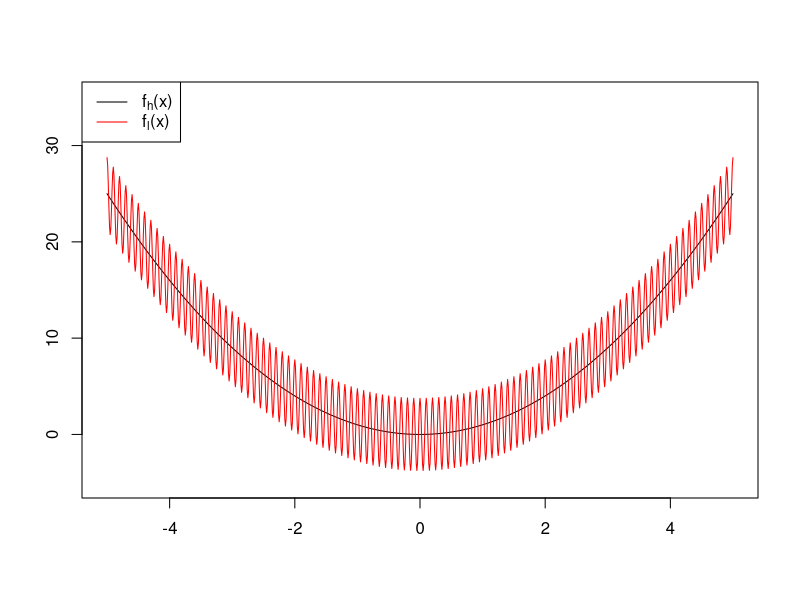
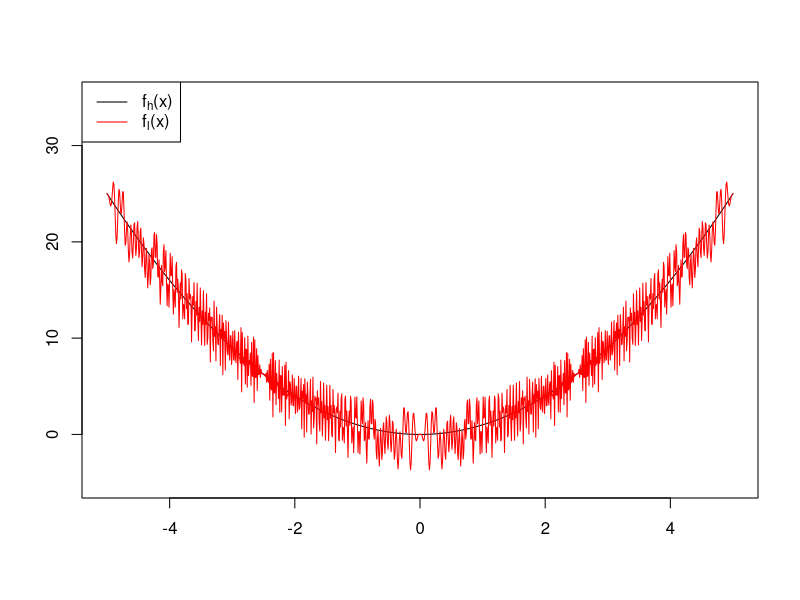
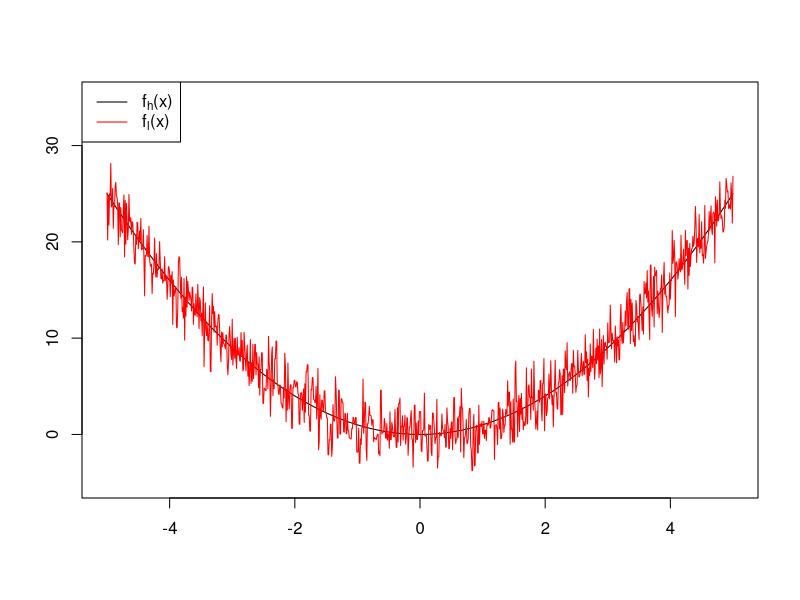
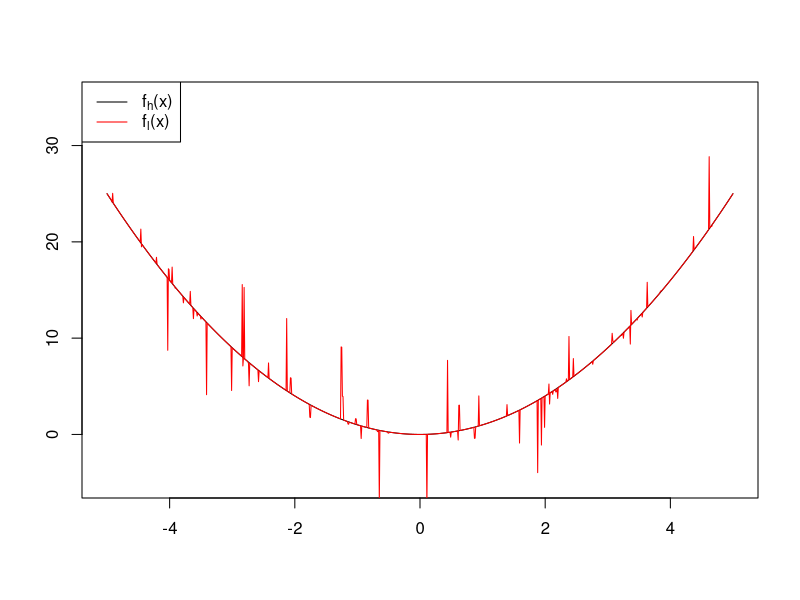
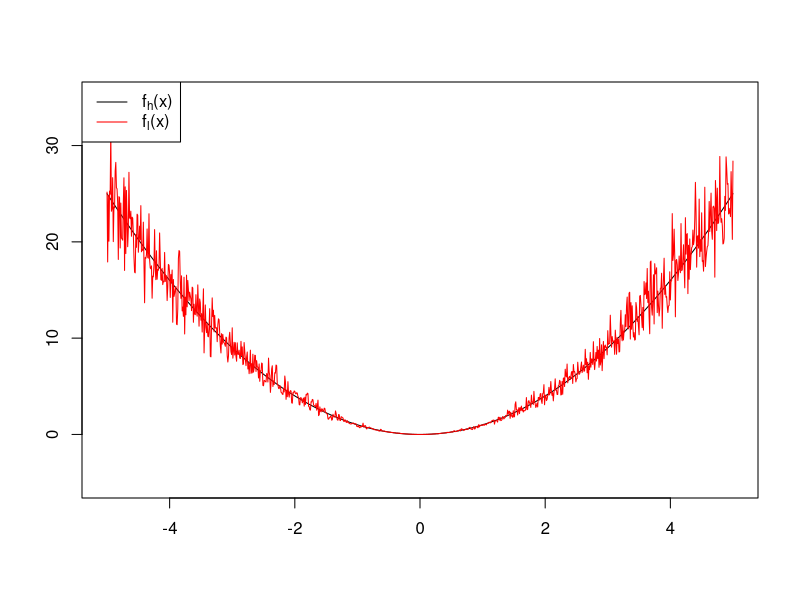
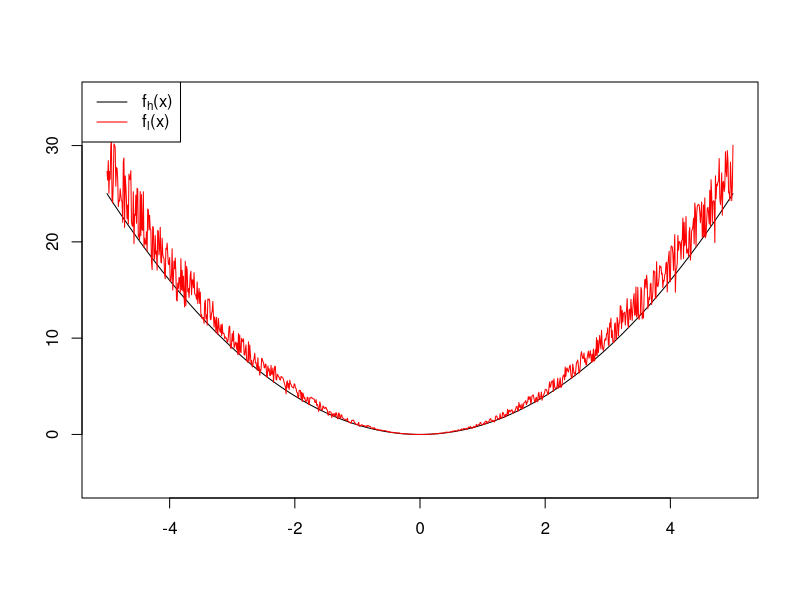
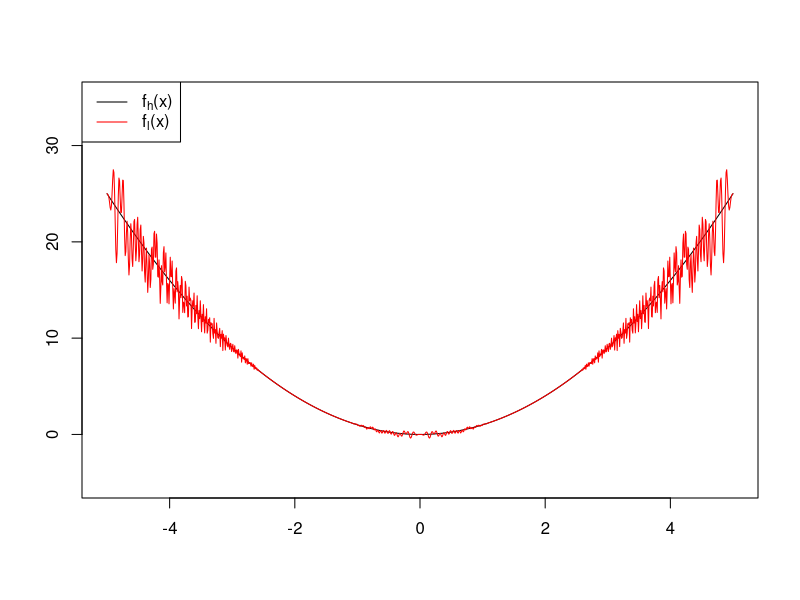
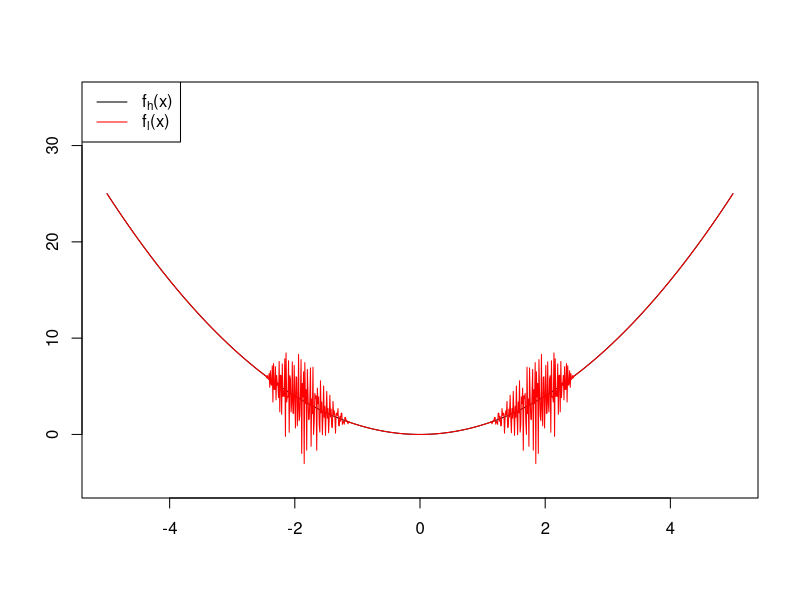

R code for these plots, in order:
globalCorrelation <- function(functionName, start, end){
  highVals <- evaluateMany(functionName, FALSE, start, end, 0.01)
  lowVals <- evaluateMany(functionName, TRUE, start, end, 0.01)
  highMean <- mean(highVals)
  highVar <- var(highVals)
  lowMean <- mean(lowVals)
  lowVar <- var(lowVals)
  sum <- 0
  for(i in length(seq(start, end, 0.01))){
    sum <- sum + (highVals[[i]] - highMean) * (lowVals[[i]] - lowMean)
  }
  print(cor(highVals, lowVals))
}

plotFunction <- function(outputFilename, functionName, start = 0, end = 1, interval = 0.1, aVals = c()){
  mult <- 0.5
  if(length(aVals) == 0){
    png(paste0("../data/plottedFunctions/", outputFilename, ".png"), width = mult*682, height =  mult*682)
    highVals <- evaluateMany(functionName, FALSE, start, end, interval)
    lowVals <- evaluateMany(functionName, TRUE, start, end, interval)
    plot(c(), c(),
         col = "black",
         type = "p",
         ylab = "",
         xlab = "",
         #ylim = c(min(c(highVals, lowVals)), max(c(highVals, lowVals))),
         ylim = c(-5, 35),
         xlim = c(start, end),
         # xaxt = "n",
         pch = 20)
    
    lines(seq(start, end, interval), highVals, col = "black")
    lines(seq(start, end, interval), lowVals, col = "red")
    
    legend("topleft", legend = c(expression("f"["h"]*"(x)"), expression("f"["l"]*"(x)")), col = c("black", "red"), lty = 1)
    out <- dev.off()
    
  }else{
    
    allVals <- evaluateMany(functionName, FALSE, start, end, interval)
    for(a in aVals){allVals <- c(allVals, evaluateMany(functionName, TRUE, start, end, interval, a))}
    for(a in aVals){
      highVals <- evaluateMany(functionName, FALSE, start, end, interval)
      lowVals <- evaluateMany(functionName, TRUE, start, end, interval, a)
      png(paste0("../data/plottedFunctions/", outputFilename, "a", a, ".png"), width =  mult*682, height =  mult*682)
      plot(c(), c(),
           col = "black",
           type = "p",
           ylab = "",
           xlab = "",
           ylim = c(min(allVals), max(allVals)),
           xlim = c(start, end),
           # xaxt = "n",
           pch = 20)
      lines(seq(start, end, interval), highVals, col = "black")
      lines(seq(start, end, interval), lowVals, col = "red")

      legend("topleft", legend = c("fHigh(x)", "fLow(x)"), pch = 1, col = c("black", "red"))
      out <- dev.off()
    }
    png(paste0("../data/plottedFunctions/", outputFilename, ".png"), width =  mult*682, height =  mult*682)
    allVals <- evaluateMany(functionName, FALSE, start, end, interval)
    for(a in aVals){allVals <- c(allVals, evaluateMany(functionName, TRUE, start, end, interval, a))}
    plot(c(), c(),
         col = "black",
         type = "p",
         ylab = "",
         xlab = "",
         ylim = c(min(allVals), max(allVals)),
         xlim = c(start, end),
         # xaxt = "n",
         pch = 20)
    lines(seq(start, end, interval), evaluateMany(functionName, FALSE, start, end, interval), col = "black")
    cols <- c("black")
    legs <- c("fHigh(x)")
    allCols <- c("red", "orange", "blue", "green")
    for(i in 1:length(aVals)){
      lines(seq(start, end, interval), evaluateMany(functionName, TRUE, start, end, interval, aVals[[i]]), col = allCols[[i]])
      cols <- c(cols, allCols[[i]])
      legs <- c(legs, paste0("fLowA=", aVals[[i]]))
    }
    legend("topleft", legend = legs, pch = 1, col = cols)
    out <- dev.off()
  }
}

evaluateMany <- function(functionName, low, start, end, interval, aVal = -1){
  vals <- c()
  for(x in seq(start, end, interval)){
    if(aVal == -1){vals <- c(vals, functionName(x, low))}
    else{vals <- c(vals, functionName(x, low, aVal))}
  }
  return(vals)
}

LiuPedagogicalFunction <- function(x, low = FALSE){
  if(low){return(LiuPedagogicalFunction(x) + (x^3 - 0.5) * sin(3 * x - 0.5) + 4 * cos(2 * x))}
  return(5 * x^2 * sin(12 * x))
}

ShiGramacyLeeFunction <- function(x, low = FALSE){
  if(low){return(sin(10 * pi * x) / x + 2.0 * (x - 1)^4.0)}
  return(sin(10 * pi * x) / (2.0 * x) + (x - 1)^4.0)
}

ShiCurrinSinFunction <- function(x, low = FALSE){
  if(low){return(sin(2 * pi * (x - 0.1)))}
  return(sin(2 * pi * (x - 0.1)) + x^2)
}

ShiHolsclawFunction <- function(x, low = FALSE){
  if(low){return((x * sin(x) + x) / 10.0)}
  return(x * sin(x) / 10.0)
}

ShiSantnerFunction <- function(x, low = FALSE){
  if(low){return(exp(-1.4 * x) * cos(3.5 * pi * x) + 0.75 * x^2)}
  return(exp(-1.4 * x) * cos(3.5 * pi * x))
}

SongToalForretalFunction <- function(x, low = FALSE, a = 0.225){
  if(low){return((1 - a * a - 2 * a) * SongToalForretalFunction(x) + 10 * (x - 0.5) - 5)}
  return((6 * x - 2)^2 * sin(12 * x - 4))
}





addSimpleNoise <- function(value, amplitude = 0.15, freq = 10){
  return(amplitude * cos(freq * 2 * pi * value))
}

addComplexNoise <- function(value, amplitude = 0.15, freq = 10){
  return(amplitude * cos(freq * 2 * pi * value) * sin(freq * 2 * pi * value * value))
}

addGaussWhiteNoise <- function(amplitude = 0.15, seed = 1){
  set.seed(seed)
  return(amplitude * rnorm(1)/2)
}

addCauchyNoise <- function(prob = 0.048 + 0.15 * 0.15 / 0.99, amplitude = 0.15, seed = 1){
  set.seed(seed)
  calc <- rnorm(1) / (abs(rnorm(1)) + 1e-199)
  num <- runif(1)
  if(calc > 8){calc <- 8.0}
  if(calc < -8){calc <- -8.0}
  if(num < prob){
    return(amplitude * calc / 4);
  }else{
    return(0.0);
  }
}

addGaussNoise <- function(amplitude = 0.15, seed = 1){
  set.seed(seed)
  return(exp(log(1 + 2 * amplitude) * rnorm(1) / 2))
}

addUniformNoise <- function(value, amplitude = 0.15, seed = 1){
  set.seed(seed)
  
  newAlpha <- log(1 + 2*amplitude)/(log(2 * 10^9 / 25)*(log(0.99) + 0.99 * 0.49))
  
  alpha <- newAlpha * (0.49)
  
  return(runif(1)^newAlpha * max(1.0, (10^9 / (value + 1e-99))^(alpha * runif(1))))
}


COCOfunctionOneSimpleNoise <- function(x, low = FALSE){
  if(low){return(COCOfunctionOneSimpleNoise(x) + addSimpleNoise(x + 5) * 25)}
  return(x^2)
}

COCOfunctionOneComplexNoise <- function(x, low = FALSE){
  if(low){return(COCOfunctionOneComplexNoise(x) + addComplexNoise(x + 5) * 25)}
  return(x^2)
}

COCOfunctionOneWhiteNoise <- function(x, low = FALSE){
  if(low){return(COCOfunctionOneWhiteNoise(x) + addGaussWhiteNoise(seed = x * 100) * 25)}
  return(x^2)
}

COCOfunctionOneCauchyNoise <- function(x, low = FALSE){
  if(low){return(COCOfunctionOneCauchyNoise(x) + addCauchyNoise(seed = x * 100) * 25)}
  return(x^2)
}

COCOfunctionOneGaussNoise <- function(x, low = FALSE){
  if(low){return(COCOfunctionOneGaussNoise(x) * addGaussNoise(seed = x * 100))}
  return(x^2)
}

COCOfunctionOneUniformNoise <- function(x, low = FALSE){
  if(low){return(COCOfunctionOneUniformNoise(x) * addUniformNoise(COCOfunctionOneUniformNoise(x), seed = x * 100))}
  return(x^2)
}




COCOfunctionOneWhiteNoiseHeightBased <- function(x, low = FALSE){
  if(low){
    # Work out distance to height
    val <- x^2
    dist <- abs(val - 4.3)
    rad <- max(0, (1-dist / 3))
    
    mult <- max(0, 1 - (1 - abs((val)/ 25 - 0.15))/(1-0.1))
    
    #return(COCOfunctionOneWhiteNoiseHeightBased(x) + mult * addGaussWhiteNoise(amplitude = 0.3, seed = x * 100)*25)
    return(COCOfunctionOneWhiteNoiseHeightBased(x) + mult * addComplexNoise(x + 5, amplitude = 0.3) * 25)
  }
  return(x^2)
}

COCOfunctionOneWhiteNoiseHeightBasedReversed <- function(x, low = FALSE){
  if(low){
    # Work out distance to height
    val <- x^2
    dist <- abs(val - 4.3)
    rad <- max(0, (dist - 3) / 3)
    mult <- rad/3
    
    mult <- max(0, 1 - abs(val/25 - 0.15)/0.1)
      
    #return(COCOfunctionOneWhiteNoiseHeightBasedReversed(x) + mult * addGaussWhiteNoise(amplitude = 0.3, seed = x * 100)*25)
    return(COCOfunctionOneWhiteNoiseHeightBasedReversed(x) + mult * addComplexNoise(x + 5, amplitude = 0.3) * 25)
  }
  return(x^2)
}

COCOfunctionOneWhiteNoiseCentreBased <- function(x, low = FALSE){
  if(low){
    # Work out distance to height
    val <- x^2
    dist <- min(abs(x - (-2.5)), abs(x - 4.1))
    
    mult <- max(0, 1 - (1 - dist/10) / (1-0.1))
    
    #return(COCOfunctionOneWhiteNoiseCentreBased(x) + mult * addGaussWhiteNoise(amplitude = 0.3,seed = x * 100)*25)
    return(COCOfunctionOneWhiteNoiseCentreBased(x) + mult * addComplexNoise(x + 5, amplitude = 0.3) * 25)
  }
  return(x^2)
}

COCOfunctionOneWhiteNoiseCentreBasedReverse <- function(x, low = FALSE){
  if(low){
    # Work out distance to height
    val <- x^2
    dist <- min(abs(x - (-2.5)), abs(x - 4.1))
    
    mult <- max(0, 1 - dist / (0.1 * 10))
    
    #return(COCOfunctionOneWhiteNoiseCentreBasedReverse(x) + mult * addGaussWhiteNoise(amplitude = 0.3, seed = x * 100)*25)
    return(COCOfunctionOneWhiteNoiseCentreBasedReverse(x) + mult * addComplexNoise(x + 5, amplitude = 0.3) * 25)
  }
  return(x^2)
}


#plotFunction("liuPedagogical", LiuPedagogicalFunction, 0, 1, 0.01)
#plotFunction("ShiGramacyLee", ShiGramacyLeeFunction, 0.01, 1, 0.01)
#plotFunction("ShiCurrinSin", ShiCurrinSinFunction, 0, 1, 0.01)
#plotFunction("ShiHolsclaw", ShiHolsclawFunction, 0, 10, 0.01)
#plotFunction("ShiSantner", ShiSantnerFunction, 0, 1, 0.01)
#plotFunction("SongToalForretal", SongToalForretalFunction, 0, 1, 0.01, c(0.225, 0, 0.5, 1))
plotFunction("COCOfunctionOne01SimpleNoise", COCOfunctionOneSimpleNoise, -5, 5, 0.01)
plotFunction("COCOfunctionOne02ComplexNoise", COCOfunctionOneComplexNoise, -5, 5, 0.01)
plotFunction("COCOfunctionOne03WhiteNoise", COCOfunctionOneWhiteNoise, -5, 5, 0.01)
plotFunction("COCOfunctionOne04CauchyNoise", COCOfunctionOneCauchyNoise, -5, 5, 0.01)
plotFunction("COCOfunctionOne05GaussNoise", COCOfunctionOneGaussNoise, -5, 5, 0.01)
plotFunction("COCOfunctionOne06UniformNoise", COCOfunctionOneUniformNoise, -5, 5, 0.01)

plotFunction("COCOfunctionOne11ComplexNoiseHeightBased", COCOfunctionOneWhiteNoiseHeightBased, -5, 5, 0.01)
plotFunction("COCOfunctionOne12ComplexNoiseHeightBasedReversed", COCOfunctionOneWhiteNoiseHeightBasedReversed, -5, 5, 0.01)
plotFunction("COCOfunctionOne13ComplexNoiseCentreBased", COCOfunctionOneWhiteNoiseCentreBased, -5, 5, 0.01)
plotFunction("COCOfunctionOne14ComplexNoiseCentreBasedReverse", COCOfunctionOneWhiteNoiseCentreBasedReverse, -5, 5, 0.01)
# globalCorrelation(LiuPedagogicalFunction, 0, 1)
# globalCorrelation(ShiGramacyLeeFunction, 0.01, 1)
# globalCorrelation(ShiCurrinSinFunction, 0, 1)
# globalCorrelation(ShiHolsclawFunction, 0, 10)
# globalCorrelation(ShiSantnerFunction, 0, 1)
# globalCorrelation(SongToalForretalFunction, 0, 1)
